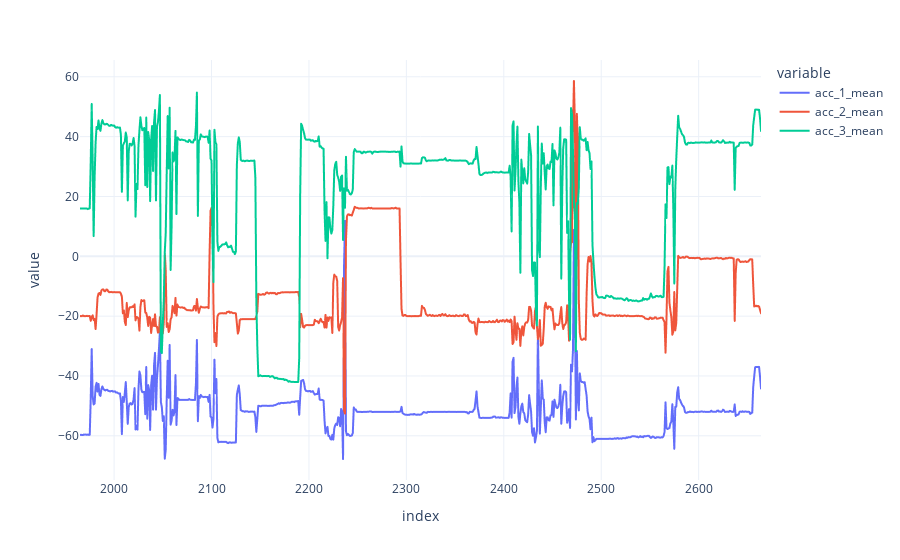

Source (notebook cell):
### Code cell
columns = [col for col in df_subject if ('mean' in col) & ('acc' in col)]

px.line(df_subject[columns])

### Figure 1 — Plotly figure (JSON) as saved in the notebook; plotly's stock layout.template omitted (floating-point values rounded to 4 significant figures; data arrays with more than 128 entries replaced by an {"elided": "..."} marker saying what was removed)
{"data": [{"hovertemplate": "variable=acc_1_mean<br>index=%{x}<br>value=%{y}<extra></extra>", "legendgroup": "acc_1_mean", "line": {"color": "#636efa", "dash": "solid"}, "marker": {"symbol": "circle"}, "mode": "lines", "name": "acc_1_mean", "showlegend": true, "type": "scattergl", "x": {"elided": "700 int values"}, "xaxis": "x", "y": {"elided": "700 float values"}, "yaxis": "y"}, {"hovertemplate": "variable=acc_2_mean<br>index=%{x}<br>value=%{y}<extra></extra>", "legendgroup": "acc_2_mean", "line": {"color": "#EF553B", "dash": "solid"}, "marker": {"symbol": "circle"}, "mode": "lines", "name": "acc_2_mean", "showlegend": true, "type": "scattergl", "x": {"elided": "700 int values"}, "xaxis": "x", "y": {"elided": "700 float values"}, "yaxis": "y"}, {"hovertemplate": "variable=acc_3_mean<br>index=%{x}<br>value=%{y}<extra></extra>", "legendgroup": "acc_3_mean", "line": {"color": "#00cc96", "dash": "solid"}, "marker": {"symbol": "circle"}, "mode": "lines", "name": "acc_3_mean", "showlegend": true, "type": "scattergl", "x": {"elided": "700 int values"}, "xaxis": "x", "y": {"elided": "700 float values"}, "yaxis": "y"}], "layout": {"legend": {"title": {"text": "variable"}, "tracegroupgap": 0}, "margin": {"t": 60}, "xaxis": {"anchor": "y", "domain": [0, 1], "title": {"text": "index"}}, "yaxis": {"anchor": "x", "domain": [0, 1], "title": {"text": "value"}}}}
